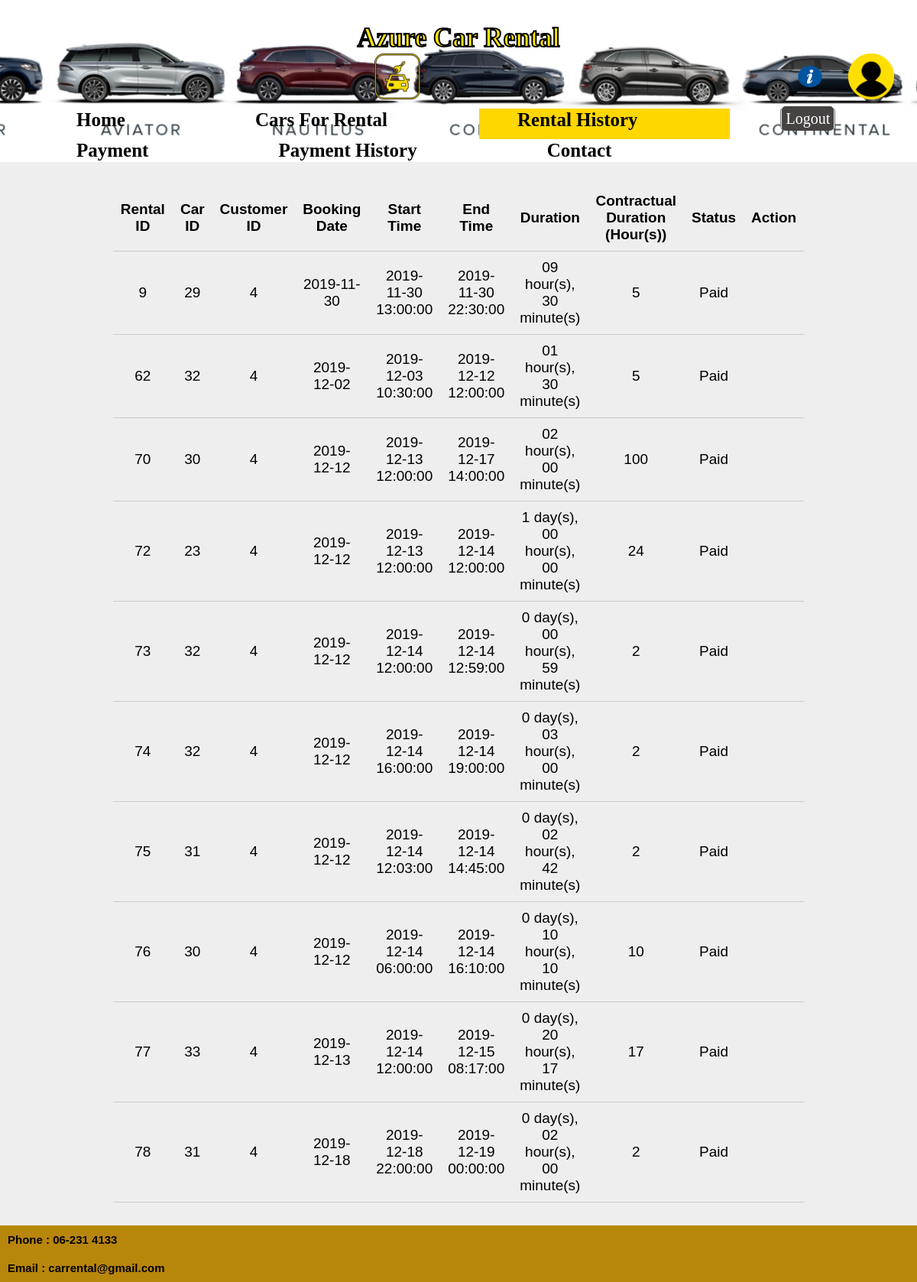
/RentalHistory.php (signed in), run on the app's committed database.
### tables this page shows
CREATE TABLE `rental` (
  `rental_id` int(11) NOT NULL,
  `date` date DEFAULT NULL,
  `start_time` datetime NOT NULL,
  `end_time` datetime DEFAULT NULL,
  `duration` varchar(255) DEFAULT NULL,
  `contractual_duration` int(11) NOT NULL,
  `car_id` int(11) NOT NULL,
  `cust_id` int(11) NOT NULL,
  `status` varchar(32) NOT NULL
);

### RentalHistory.php (the view, shortened to what this page needs)
<?php
    require "Config.php";
if(isset($_POST['search']))
{
    $valueToSearch = $_POST['valueToSearch'];
    $query = "SELECT * FROM `rental` WHERE CONCAT(`rental_id`, `date`, `car_id`,`cust_id`,`status`) LIKE '%".$valueToSearch."%'";
    $search_result = filterTable($query);
}
 else {
    $query = "SELECT * FROM `rental`";
    $search_result = filterTable($query);
}
function filterTable($query)
{
    require "Config.php";
    $filter_Result = mysqli_query($conn, $query);
    return $filter_Result;
}
if($_SESSION["usertype"]=="Admin")
{
?>
<!DOCTYPE html>
<html lang="en">
<head><link rel="icon" href="img/car.ico">
    <meta charset="UTF-8">
    <link rel="stylesheet" type="text/css" href="style.css">
</head>
<body>
<header>
<h1>Azure Car Rental</h1>
<a href="index.php">
        <img src="img/logo.png" alt="logo">
    </a>
    <nav>
    <div class="wrapper">
        <ul>
            <li><a href="index.php">Home</a></li>
            <li><a href="CarAdmin.php">Cars For Rental</a></li>
			<li class="active"><a href="RentalHistory.php">Rental History</a></li>
            <li><a href="PaymentHistory.php">Payment History</a></li>
            <li><a href="Contact.php">Contact</a></li>
            <button><a href="Logout.php">Logout</a></button>
        </ul>
    </div>
	</nav>
</header>
</body>
</html>
<!DOCTYPE html>
<html>
<head>
	<title>Rental History</title>
    <link rel="stylesheet" type="text/css" href="crud.css">
</head>
<body>
<form class="display" action="RentalHistory.php" method="post">
<input type="text" name="valueToSearch" placeholder="Rental ID/Car ID/Customer ID/Booking Date/Status">
            <input type="submit" name="search" value="Filter"><br><br>
<table>
	<thead>
		<tr>
            <th>Rental ID</th>
			<th>Car ID</th>
			<th>Customer ID</th>
            <th>Date</th>
			<th>Start Time</th>
			<th>End Time</th>
            <th>Duration</th>
			<th>Contractual Duration (Hour(s))</th>
			<th>Status</th>
		</tr>
	</thead>
	<?php while ($row = mysqli_fetch_array($search_result)):  ?>
		<tr><form action="Rental.php" method="post">
			<td><?php echo $row['rental_id']; ?></td>
			<td><?php echo $row['car_id']; ?></td>
			<td><?php echo $row['cust_id']; ?></td>
			<td><?php echo $row['date']; ?></td>
            <td><?php echo $row['start_time']; ?></td>
			<td><?php echo $row['end_time']; ?></td>
            <td><?php echo $row['duration']; ?></td>
			<td><?php echo $row['contractual_duration']; ?></td>
			<td><?php echo $row['status']; ?></td>
	</form></tr>
	<?php endwhile; ?>
</table>
</form><br><br><br><br>
    <footer>
    <p>Phone : 06-231 4133 </p>
    <p>Email : carrental@gmail.com </p>
    </footer>
</body>
</html>
<?php }
else if($_SESSION["usertype"]=="Customer")
{
	$username = $_SESSION["username"];
	$sql="SELECT cust_id FROM customer WHERE users_id=(SELECT users_id FROM users WHERE username='$username')";
	if($result = mysqli_query($conn, $sql)){
    	if(mysqli_num_rows($result) > 0){
        	while($row = mysqli_fetch_array($result)){
            	$cust_id=$row['cust_id'];
        	}
    	}
	}
	$sql = "SELECT * FROM rental WHERE cust_id='$cust_id'";
	$results = mysqli_query($conn, $sql); ?>
<!DOCTYPE html>
<html lang="en">
<head><link rel="icon" href="img/car.ico">
    <link rel="stylesheet" type="text/css" href="style.css">
</head>
<body>
	<header>
	<h1>Azure Car Rental</h1>
	<a href="EditDetails.php">
    <img src="img/profile.png" alt="logo" style="float:right;">
</a>
<a href="info.php">
    <img src="img/info.png" alt="logo" style="float:right; width:100px;">
</a>
<a href="index.php">
        <img src="img/logo.png" alt="logo">
    </a>
    <nav>
    <div class="wrapper">
        <ul>
            <li><a href="index.php">Home</a></li>
            <li><a href="CarRental.php">Cars For Rental</a></li>
			<li class="active"><a href="RentalHistory.php">Rental History</a></li>
			<li><a href="Payment.php">Payment</a></li>
            <li><a href="PaymentHistory.php">Payment History</a></li>
            <li><a href="Contact.php">Contact</a></li>
            <button><a href="Logout.php">Logout</a></button>
        </ul>
    </div>
	</nav>
</header>
</body>
</html>
<!DOCTYPE html>
<html>
<head><link rel="icon" href="img/car.ico">
    <link rel="stylesheet" type="text/css" href="crud.css">
</head>
<body>
<table>
	<thead>
		<tr>
            <th>Rental ID</th>
			<th>Car ID</th>
			<th>Customer ID</th>
            <th>Booking Date</th>
			<th>Start Time</th>
			<th>End Time</th>
            <th>Duration</th>
			<th>Contractual Duration (Hour(s))</th>
			<th>Status</th>
			<th>Action</th>
		</tr>
	</thead>
	<?php if(mysqli_num_rows($results) == 0){
		echo '<tr><td><h2>No results</h2></td></tr>';
	}
	else{
		?>
	<?php while ($row = mysqli_fetch_array($results)){ ?>
		<tr>
			<td><?php echo $row['rental_id']; ?></td>
			<td><?php echo $row['car_id']; ?></td>
			<td><?php echo $row['cust_id']; ?></td>
			<td><?php echo $row['date']; ?></td>
            <td><?php echo $row['start_time']; ?></td>
			<td><?php echo $row['end_time']; ?></td>
            <td><?php echo $row['duration']; ?></td>
			<td><?php echo $row['contractual_duration']; ?></td>
			<td><?php echo $row['status']; ?></td>
		</tr>
	<?php } ?>
</table>
    <footer>
    <p>Phone : 06-231 4133 </p>
    <p>Email : carrental@gmail.com </p>
    </footer>
</body>
</html>
<?php } } ?>

### style.css (style rules this page uses)
* { margin: 0; padding: 0; }
header { padding: 30px; background-image: url("img/2.jpg"); height: 16%; background-position: center; background-repeat: no-repeat; background-size: cover; position: relative; font-size: 10px; text-align: center; }
header h1 { text-align: center; font-family: renegado; font-size: 35px; font-weight: bold; color: rgb(255, 230, 0); -webkit-text-stroke: 2px black; }
a img { width: 60px; height: 60px; padding-bottom: 10px; }
body { background-color: #eee; }
.wrapper { padding-right: 10px; }
nav { width: 100%; height: 40px; }
ul { margin-left: 20px; }
ul li { list-style: none; display: inline-block; float: left; line-height: 30px; }
ul li a { display: block; text-decoration: none; font-size: 25px; font-weight: bold; font-family: autobus; color: black; padding: 0px 120px 10px 50px; }
.active { background-color: gold; }
button a { border-radius: 5px; padding: 5px 5px; text-align: center; text-decoration: none; background-color: rgb(70, 67, 67); color: white; font-family: 'Franklin Gothic Medium'; font-size: 20px; }
p { padding: 10px; font-size: 15px; font-family: arial; font-weight: bold; }
table { width: 60%; margin: auto; border-collapse: collapse; text-align: center; }
tr { border-bottom: 1px solid #cbcbcb; }
footer { background-color: darkgoldenrod; }

### crud.css (style rules this page uses)
body { font-size: 19px; }
table { width: 70%; margin: 30px auto; border-collapse: collapse; text-align: left; }
tr { border-bottom: 1px solid #cbcbcb; }
img { width : 150px; height: 130px; }
th, td { height: 50px; padding: 10px; text-align: center; font-family: arial; }

### data on the page
rental: rental_id "9", car "29", cust "4", date "2019-11-30", start_time "2019-11-30 13:00:00", end_time "2019-11-30 22:30:00", duration "09 hour(s), 30 minute(s)", contractual_duration "5", status "Paid"
rental: rental_id "62", car "32", cust "4", date "2019-12-02", start_time "2019-12-03 10:30:00", end_time "2019-12-12 12:00:00", duration "01 hour(s), 30 minute(s)", contractual_duration "5", status "Paid"
rental: rental_id "70", car "30", cust "4", date "2019-12-12", start_time "2019-12-13 12:00:00", end_time "2019-12-17 14:00:00", duration "02 hour(s), 00 minute(s)", contractual_duration "100", status "Paid"
rental: rental_id "72", car "23", cust "4", date "2019-12-12", start_time "2019-12-13 12:00:00", end_time "2019-12-14 12:00:00", duration "1 day(s), 00 hour(s), 00 minute(s)", contractual_duration "24", status "Paid"
rental: rental_id "73", car "32", cust "4", date "2019-12-12", start_time "2019-12-14 12:00:00", end_time "2019-12-14 12:59:00", duration "0 day(s), 00 hour(s), 59 minute(s)", contractual_duration "2", status "Paid"
rental: rental_id "74", car "32", cust "4", date "2019-12-12", start_time "2019-12-14 16:00:00", end_time "2019-12-14 19:00:00", duration "0 day(s), 03 hour(s), 00 minute(s)", contractual_duration "2", status "Paid"
rental: rental_id "75", car "31", cust "4", date "2019-12-12", start_time "2019-12-14 12:03:00", end_time "2019-12-14 14:45:00", duration "0 day(s), 02 hour(s), 42 minute(s)", contractual_duration "2", status "Paid"
rental: rental_id "76", car "30", cust "4", date "2019-12-12", start_time "2019-12-14 06:00:00", end_time "2019-12-14 16:10:00", duration "0 day(s), 10 hour(s), 10 minute(s)", contractual_duration "10", status "Paid"
rental: rental_id "77", car "33", cust "4", date "2019-12-13", start_time "2019-12-14 12:00:00", end_time "2019-12-15 08:17:00", duration "0 day(s), 20 hour(s), 17 minute(s)", contractual_duration "17", status "Paid"
rental: rental_id "78", car "31", cust "4", date "2019-12-18", start_time "2019-12-18 22:00:00", end_time "2019-12-19 00:00:00", duration "0 day(s), 02 hour(s), 00 minute(s)", contractual_duration "2", status "Paid"
